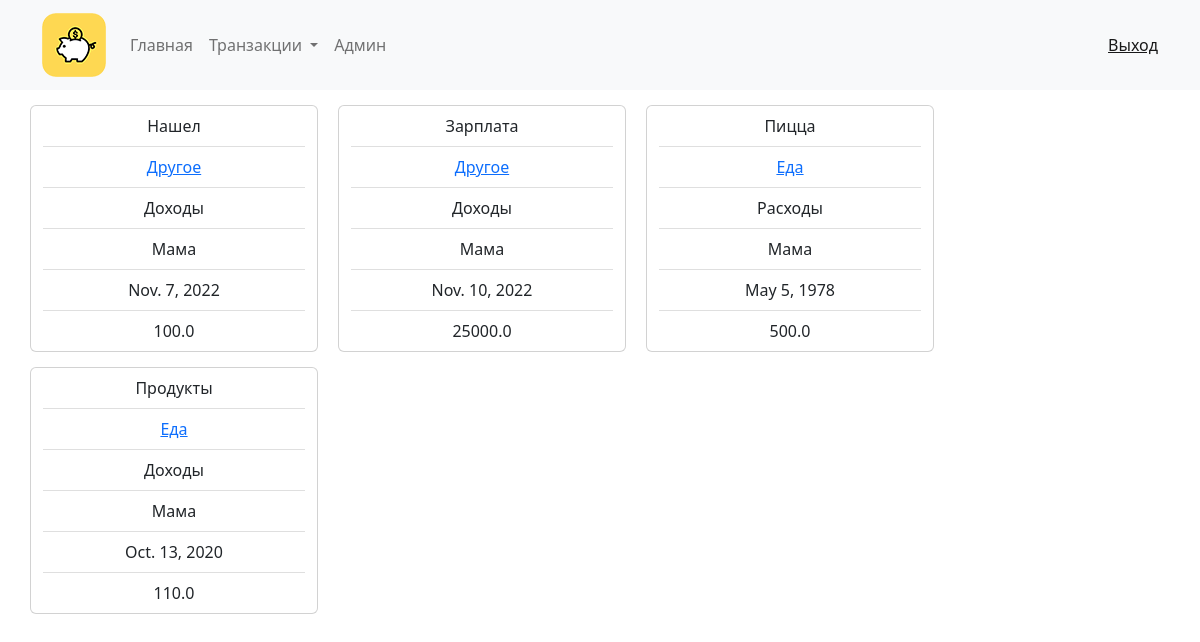
The page /get_user_transactions (signed in) on the database its author committed.
### kursach/models.py (models this page shows, shortened)
class Transactions(models.Model):
    item_transaction_date = models.DateField(verbose_name='Дата')
    item_name = models.CharField(max_length=80, verbose_name='Имя')
    item_price = models.FloatField(verbose_name='Цена')
    item_category_id = models.ForeignKey(Categories, on_delete=models.CASCADE, default=1, verbose_name='Категория')
    item_type_id = models.ForeignKey(Type_of_transcation, on_delete=models.PROTECT, default=1, verbose_name='Тип')# expenses incomes
    item_user_id = models.ForeignKey(User, on_delete=models.CASCADE, default=1)

class Categories(models.Model):
    category_name = models.CharField(max_length=80, verbose_name='Название категории')
    category_user_id = models.ForeignKey(User, on_delete=models.CASCADE, default=1)
    def __str__(self):
        return self.category_name

class Type_of_transcation(models.Model):
    type_name = models.CharField(max_length=80)
    def __str__(self):
        return self.type_name

### kursach/views.py (the view)
# urls.py: path('get_user_transactions', GetUserTransactions.as_view(), name='get_user_transactions' ),
class GetUserTransactions(ListView):
    model = Transactions
    def get_queryset(self):
        return Transactions.objects.filter(item_user_id = self.request.user.id)

### kursach/templates/kursach/transactions_list.html
{% extends 'kursach/base.html' %}
{% load filterForDict %}
{% block content %}
    <div class="container text-center">
        <div class="row">
            {% for item in object_list%}
                {% if item.item_user_id == user %}
                    <div class="card" style="width: 18rem; margin: 15px 20px 0 0;">
                      <ul class="list-group list-group-flush">
                        <li class="list-group-item">{{ item.item_name }}</li>
                        <li class="list-group-item"><a href="#">{{ item.item_category_id }}</a></li>
                        <li class="list-group-item">{{ item.item_type_id }}</li>
                          <li class="list-group-item">{{ item.item_user_id.first_name }}</li>
                        <li class="list-group-item">{{ item.item_transaction_date }}</li>
                        <li class="list-group-item">{{ item.item_price }}</li>
                      </ul>
                    </div>
                {% endif %}
            {% endfor %}
        </div>
    </div>
{% endblock  %}

### rows shown on the page
Transactions: item_name "Нашел", item_category_id "Другое", item_type_id "Доходы", item_user_id.first_name "Мама", item_transaction_date "Nov. 7, 2022", item_price "100.0"
Transactions: item_name "Зарплата", item_category_id "Другое", item_type_id "Доходы", item_user_id.first_name "Мама", item_transaction_date "Nov. 10, 2022", item_price "25000.0"
Transactions: item_name "Пицца", item_category_id "Еда", item_type_id "Расходы", item_user_id.first_name "Мама", item_transaction_date "May 5, 1978", item_price "500.0"
Transactions: item_name "Продукты", item_category_id "Еда", item_type_id "Доходы", item_user_id.first_name "Мама", item_transaction_date "Oct. 13, 2020", item_price "110.0"
